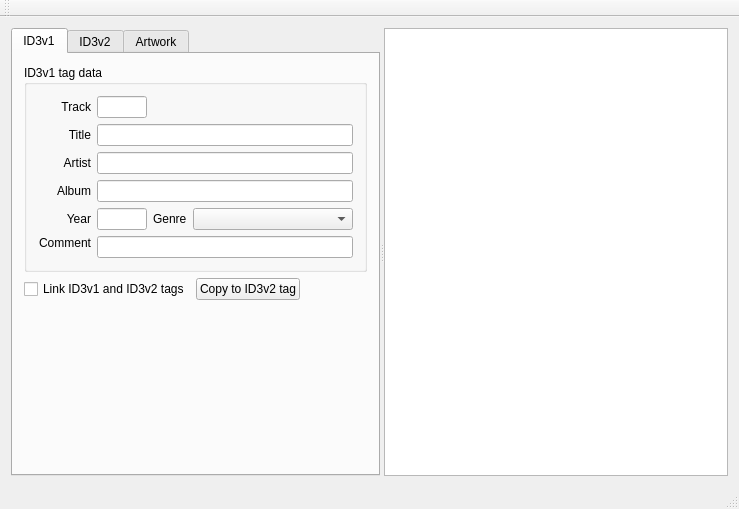
<?xml version="1.0" encoding="UTF-8"?>
<ui version="4.0">
 <class>MusicOrganizer</class>
 <widget class="QMainWindow" name="MusicOrganizer">
  <property name="geometry">
   <rect>
    <x>0</x>
    <y>0</y>
    <width>739</width>
    <height>509</height>
   </rect>
  </property>
  <property name="windowTitle">
   <string>MusicOrganizer</string>
  </property>
  <widget class="QWidget" name="centralWidget">
   <layout class="QHBoxLayout" name="horizontalLayout">
    <item>
     <widget class="QSplitter" name="splitter">
      <property name="orientation">
       <enum>Qt::Horizontal</enum>
      </property>
      <widget class="QTabWidget" name="tabs">
       <property name="sizePolicy">
        <sizepolicy hsizetype="Expanding" vsizetype="Expanding">
         <horstretch>0</horstretch>
         <verstretch>0</verstretch>
        </sizepolicy>
       </property>
       <property name="tabPosition">
        <enum>QTabWidget::North</enum>
       </property>
       <property name="currentIndex">
        <number>0</number>
       </property>
       <widget class="QWidget" name="ID3v1">
        <attribute name="title">
         <string>ID3v1</string>
        </attribute>
        <layout class="QVBoxLayout" name="verticalLayout">
         <item>
          <widget class="QGroupBox" name="groupBox">
           <property name="title">
            <string>ID3v1 tag data</string>
           </property>
           <layout class="QGridLayout" name="gridLayout_3">
            <item row="2" column="0">
             <widget class="QLabel" name="artistLabel1">
              <property name="text">
               <string>Artist</string>
              </property>
              <property name="alignment">
               <set>Qt::AlignRight|Qt::AlignTrailing|Qt::AlignVCenter</set>
              </property>
             </widget>
            </item>
            <item row="1" column="0">
             <widget class="QLabel" name="titleLabel1">
              <property name="text">
               <string>Title</string>
              </property>
              <property name="alignment">
               <set>Qt::AlignRight|Qt::AlignTrailing|Qt::AlignVCenter</set>
              </property>
             </widget>
            </item>
            <item row="1" column="1" colspan="3">
             <widget class="QLineEdit" name="titleEdit1"/>
            </item>
            <item row="3" column="1" colspan="3">
             <widget class="QLineEdit" name="albumEdit1"/>
            </item>
            <item row="2" column="1" colspan="3">
             <widget class="QLineEdit" name="artistEdit1"/>
            </item>
            <item row="3" column="0">
             <widget class="QLabel" name="albumLabel1">
              <property name="text">
               <string>Album</string>
              </property>
              <property name="alignment">
               <set>Qt::AlignRight|Qt::AlignTrailing|Qt::AlignVCenter</set>
              </property>
             </widget>
            </item>
            <item row="4" column="0">
             <widget class="QLabel" name="yearLabel1">
              <property name="text">
               <string>Year</string>
              </property>
              <property name="alignment">
               <set>Qt::AlignRight|Qt::AlignTrailing|Qt::AlignVCenter</set>
              </property>
             </widget>
            </item>
            <item row="4" column="1">
             <widget class="QLineEdit" name="yearEdit1">
              <property name="sizePolicy">
               <sizepolicy hsizetype="Maximum" vsizetype="Fixed">
                <horstretch>0</horstretch>
                <verstretch>0</verstretch>
               </sizepolicy>
              </property>
              <property name="minimumSize">
               <size>
                <width>50</width>
                <height>0</height>
               </size>
              </property>
              <property name="maximumSize">
               <size>
                <width>50</width>
                <height>16777215</height>
               </size>
              </property>
             </widget>
            </item>
            <item row="4" column="3">
             <widget class="QComboBox" name="genreBox1">
              <property name="sizePolicy">
               <sizepolicy hsizetype="Expanding" vsizetype="Fixed">
                <horstretch>0</horstretch>
                <verstretch>0</verstretch>
               </sizepolicy>
              </property>
             </widget>
            </item>
            <item row="5" column="0">
             <widget class="QLabel" name="commentLabel1">
              <property name="text">
               <string>Comment</string>
              </property>
              <property name="alignment">
               <set>Qt::AlignRight|Qt::AlignTop|Qt::AlignTrailing</set>
              </property>
             </widget>
            </item>
            <item row="5" column="1" colspan="3">
             <widget class="QLineEdit" name="commentEdit1"/>
            </item>
            <item row="4" column="2">
             <widget class="QLabel" name="genreLabel1">
              <property name="text">
               <string>Genre</string>
              </property>
             </widget>
            </item>
            <item row="0" column="0">
             <widget class="QLabel" name="trackLabel1">
              <property name="text">
               <string>Track</string>
              </property>
              <property name="alignment">
               <set>Qt::AlignRight|Qt::AlignTrailing|Qt::AlignVCenter</set>
              </property>
             </widget>
            </item>
            <item row="0" column="1">
             <widget class="QLineEdit" name="trackEdit1">
              <property name="minimumSize">
               <size>
                <width>50</width>
                <height>0</height>
               </size>
              </property>
              <property name="maximumSize">
               <size>
                <width>50</width>
                <height>16777215</height>
               </size>
              </property>
             </widget>
            </item>
           </layout>
          </widget>
         </item>
         <item>
          <layout class="QHBoxLayout" name="horizontalLayout_2">
           <item>
            <widget class="QCheckBox" name="linkTagsCheckBox">
             <property name="text">
              <string>Link ID3v1 and ID3v2 tags</string>
             </property>
            </widget>
           </item>
           <item>
            <widget class="QPushButton" name="copyToID3v2">
             <property name="text">
              <string>Copy to ID3v2 tag</string>
             </property>
            </widget>
           </item>
           <item>
            <spacer name="horizontalSpacer">
             <property name="orientation">
              <enum>Qt::Horizontal</enum>
             </property>
             <property name="sizeHint" stdset="0">
              <size>
               <width>40</width>
               <height>20</height>
              </size>
             </property>
            </spacer>
           </item>
          </layout>
         </item>
         <item>
          <spacer name="verticalSpacer">
           <property name="orientation">
            <enum>Qt::Vertical</enum>
           </property>
           <property name="sizeHint" stdset="0">
            <size>
             <width>20</width>
             <height>40</height>
            </size>
           </property>
          </spacer>
         </item>
        </layout>
       </widget>
       <widget class="QWidget" name="ID3v2">
        <attribute name="title">
         <string>ID3v2</string>
        </attribute>
        <layout class="QVBoxLayout" name="verticalLayout_2">
         <item>
          <widget class="QGroupBox" name="groupBox_2">
           <property name="title">
            <string>ID3v2 tag data</string>
           </property>
           <layout class="QGridLayout" name="gridLayout">
            <item row="0" column="3">
             <widget class="QLabel" name="DiscNumLabel">
              <property name="text">
               <string>Disc #</string>
              </property>
              <property name="alignment">
               <set>Qt::AlignRight|Qt::AlignTrailing|Qt::AlignVCenter</set>
              </property>
             </widget>
            </item>
            <item row="3" column="1" colspan="4">
             <widget class="QLineEdit" name="albumEdit2"/>
            </item>
            <item row="1" column="1" colspan="4">
             <widget class="QLineEdit" name="titleEdit2"/>
            </item>
            <item row="4" column="3" colspan="2">
             <widget class="QLineEdit" name="GenreEdit2"/>
            </item>
            <item row="2" column="1" colspan="4">
             <widget class="QLineEdit" name="artistEdit2"/>
            </item>
            <item row="0" column="4">
             <widget class="QLineEdit" name="discNumEdit2">
              <property name="minimumSize">
               <size>
                <width>50</width>
                <height>0</height>
               </size>
              </property>
              <property name="maximumSize">
               <size>
                <width>50</width>
                <height>16777215</height>
               </size>
              </property>
              <property name="alignment">
               <set>Qt::AlignRight|Qt::AlignTrailing|Qt::AlignVCenter</set>
              </property>
             </widget>
            </item>
            <item row="1" column="0">
             <widget class="QLabel" name="titleLabel2">
              <property name="text">
               <string>Title</string>
              </property>
              <property name="alignment">
               <set>Qt::AlignRight|Qt::AlignTrailing|Qt::AlignVCenter</set>
              </property>
             </widget>
            </item>
            <item row="0" column="0">
             <widget class="QLabel" name="trackLabel2">
              <property name="text">
               <string>Track</string>
              </property>
              <property name="alignment">
               <set>Qt::AlignRight|Qt::AlignTrailing|Qt::AlignVCenter</set>
              </property>
             </widget>
            </item>
            <item row="0" column="1">
             <widget class="QLineEdit" name="trackEdit2">
              <property name="minimumSize">
               <size>
                <width>50</width>
                <height>0</height>
               </size>
              </property>
              <property name="maximumSize">
               <size>
                <width>50</width>
                <height>16777215</height>
               </size>
              </property>
             </widget>
            </item>
            <item row="2" column="0">
             <widget class="QLabel" name="artistLabel2">
              <property name="text">
               <string>Artist</string>
              </property>
              <property name="alignment">
               <set>Qt::AlignRight|Qt::AlignTrailing|Qt::AlignVCenter</set>
              </property>
             </widget>
            </item>
            <item row="3" column="0">
             <widget class="QLabel" name="albumLabel2">
              <property name="text">
               <string>Album</string>
              </property>
              <property name="alignment">
               <set>Qt::AlignRight|Qt::AlignTrailing|Qt::AlignVCenter</set>
              </property>
             </widget>
            </item>
            <item row="4" column="1">
             <widget class="QLineEdit" name="yearEdit2">
              <property name="sizePolicy">
               <sizepolicy hsizetype="Maximum" vsizetype="Fixed">
                <horstretch>0</horstretch>
                <verstretch>0</verstretch>
               </sizepolicy>
              </property>
              <property name="minimumSize">
               <size>
                <width>50</width>
                <height>0</height>
               </size>
              </property>
              <property name="maximumSize">
               <size>
                <width>50</width>
                <height>16777215</height>
               </size>
              </property>
             </widget>
            </item>
            <item row="5" column="0">
             <widget class="QLabel" name="commentLabel2">
              <property name="text">
               <string>Comment</string>
              </property>
              <property name="alignment">
               <set>Qt::AlignRight|Qt::AlignTop|Qt::AlignTrailing</set>
              </property>
             </widget>
            </item>
            <item row="4" column="0">
             <widget class="QLabel" name="yearLabel2">
              <property name="text">
               <string>Year</string>
              </property>
              <property name="alignment">
               <set>Qt::AlignRight|Qt::AlignTrailing|Qt::AlignVCenter</set>
              </property>
             </widget>
            </item>
            <item row="4" column="2">
             <widget class="QLabel" name="genreLabel2">
              <property name="text">
               <string>Genre</string>
              </property>
              <property name="alignment">
               <set>Qt::AlignRight|Qt::AlignTrailing|Qt::AlignVCenter</set>
              </property>
             </widget>
            </item>
            <item row="5" column="1" colspan="4">
             <widget class="QTextEdit" name="commentEdit2">
              <property name="maximumSize">
               <size>
                <width>16777215</width>
                <height>60</height>
               </size>
              </property>
              <property name="verticalScrollBarPolicy">
               <enum>Qt::ScrollBarAlwaysOn</enum>
              </property>
              <property name="horizontalScrollBarPolicy">
               <enum>Qt::ScrollBarAlwaysOff</enum>
              </property>
              <property name="acceptRichText">
               <bool>false</bool>
              </property>
             </widget>
            </item>
           </layout>
          </widget>
         </item>
         <item>
          <layout class="QHBoxLayout" name="horizontalLayout_3">
           <item>
            <widget class="QCheckBox" name="linkTagsCheckBox_2">
             <property name="text">
              <string>Link ID3v1 and ID3v2 tags</string>
             </property>
            </widget>
           </item>
           <item>
            <widget class="QPushButton" name="copyToID3v1">
             <property name="text">
              <string>Copy to ID3v1 tag</string>
             </property>
            </widget>
           </item>
           <item>
            <spacer name="horizontalSpacer_2">
             <property name="orientation">
              <enum>Qt::Horizontal</enum>
             </property>
             <property name="sizeHint" stdset="0">
              <size>
               <width>40</width>
               <height>20</height>
              </size>
             </property>
            </spacer>
           </item>
          </layout>
         </item>
         <item>
          <spacer name="verticalSpacer_4">
           <property name="orientation">
            <enum>Qt::Vertical</enum>
           </property>
           <property name="sizeHint" stdset="0">
            <size>
             <width>20</width>
             <height>113</height>
            </size>
           </property>
          </spacer>
         </item>
        </layout>
       </widget>
       <widget class="QWidget" name="artworkTab">
        <attribute name="title">
         <string>Artwork</string>
        </attribute>
       </widget>
      </widget>
      <widget class="QTreeView" name="docTree">
       <property name="sizePolicy">
        <sizepolicy hsizetype="Expanding" vsizetype="Expanding">
         <horstretch>1</horstretch>
         <verstretch>0</verstretch>
        </sizepolicy>
       </property>
      </widget>
     </widget>
    </item>
   </layout>
  </widget>
  <widget class="QStatusBar" name="statusBar"/>
  <widget class="QMenuBar" name="menuBar">
   <property name="geometry">
    <rect>
     <x>0</x>
     <y>0</y>
     <width>739</width>
     <height>21</height>
    </rect>
   </property>
   <property name="sizePolicy">
    <sizepolicy hsizetype="Preferred" vsizetype="Preferred">
     <horstretch>0</horstretch>
     <verstretch>0</verstretch>
    </sizepolicy>
   </property>
  </widget>
  <widget class="QToolBar" name="mainToolBar">
   <attribute name="toolBarArea">
    <enum>TopToolBarArea</enum>
   </attribute>
   <attribute name="toolBarBreak">
    <bool>false</bool>
   </attribute>
  </widget>
  <action name="actionOpen">
   <property name="text">
    <string>Open</string>
   </property>
  </action>
  <action name="actionOpen_Directory">
   <property name="text">
    <string>Open Directory</string>
   </property>
  </action>
  <action name="actionSave">
   <property name="text">
    <string>Save</string>
   </property>
  </action>
  <action name="actionExit">
   <property name="text">
    <string>Exit</string>
   </property>
  </action>
 </widget>
 <layoutdefault spacing="6" margin="11"/>
 <resources/>
 <connections/>
</ui>
